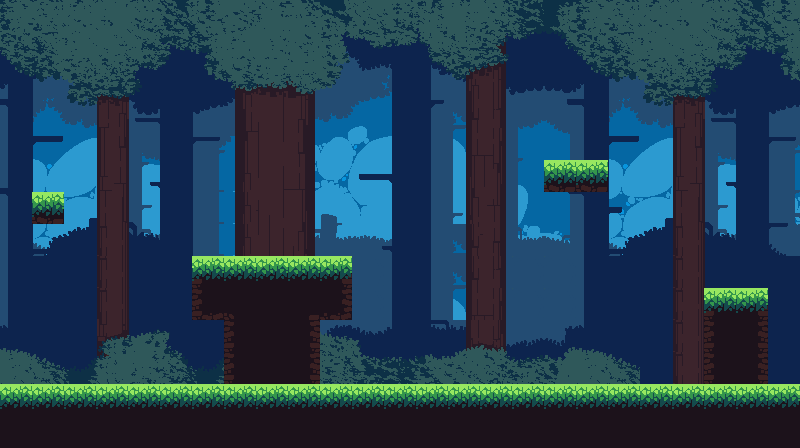

This game map was drawn from its Tiled (.tmx) file and the tilesets committed beside it. A one-line description and the full map source follow:
An orthogonal 25x14 tile map with 32x32 px tiles, 2 tile layers (BackgroundTiles, Collisions), 4 tilesets.

<map version="1.9" tiledversion="1.9.2" orientation="orthogonal" renderorder="right-down" width="25" height="14" tilewidth="32" tileheight="32" infinite="0" nextlayerid="4" nextobjectid="1">
 <tileset firstgid="1" source="../tiles/ForestTileset.tsx" />
 <tileset firstgid="64" source="../tiles/ForestBackground.tsx" />
 <tileset firstgid="244" source="../tiles/grey-tile.tsx" />
 <tileset firstgid="245" source="../tiles/blue-wood-tile.tsx" />
 <layer id="3" name="BackgroundTiles" width="25" height="14">
  <data encoding="csv">
65,66,67,68,69,70,71,72,73,74,75,76,77,78,79,80,81,64,65,66,67,68,69,70,71,
83,84,85,86,87,88,89,90,91,92,93,94,95,96,97,98,99,82,83,84,85,86,87,88,89,
101,102,103,104,105,106,107,108,109,110,111,112,113,114,115,116,117,100,101,102,103,104,105,106,107,
119,120,121,122,123,124,125,126,127,128,129,130,131,132,133,134,135,118,119,120,121,122,123,124,125,
137,138,139,140,141,142,143,144,145,146,147,148,149,150,151,152,153,136,137,138,139,140,141,142,143,
155,156,157,158,159,160,161,162,163,164,165,166,167,168,169,170,171,154,155,156,157,158,159,160,161,
173,174,175,176,177,178,161,162,181,182,183,184,185,186,187,188,189,172,173,174,175,176,177,178,179,
191,192,193,194,195,196,161,162,199,200,201,202,203,168,133,206,207,190,191,192,193,194,195,196,197,
191,211,211,194,245,196,197,162,127,128,0,244,191,186,133,134,244,244,191,211,211,194,245,196,196,
191,211,211,194,245,160,215,216,145,128,0,244,191,186,151,152,244,244,191,211,211,194,245,196,196,
209,211,211,212,213,214,160,216,163,218,219,220,221,222,223,224,225,208,209,142,211,194,245,196,196,
227,228,229,230,231,232,229,162,181,206,237,238,239,240,241,242,243,226,227,228,211,194,245,196,196,
0,0,0,0,0,0,0,198,199,200,0,0,0,0,205,206,207,0,0,0,0,0,0,0,0,
0,0,0,0,0,0,0,0,0,0,0,0,0,0,0,0,0,0,0,0,0,0,0,0,0
</data>
 </layer>
 <layer id="1" name="Collisions" width="25" height="14">
  <data encoding="csv">
0,0,0,0,0,0,0,0,0,0,0,0,0,0,0,0,0,0,0,0,0,0,0,0,0,
0,0,0,0,0,0,0,0,0,0,0,0,0,0,0,0,0,0,0,0,0,0,0,0,0,
0,0,0,0,0,0,0,0,0,0,0,0,0,0,0,0,0,0,0,0,0,0,0,0,0,
0,0,0,0,0,0,0,0,0,0,0,0,0,0,0,0,0,0,0,0,0,0,0,0,0,
0,0,0,0,0,0,0,0,0,0,0,0,0,0,0,0,0,0,0,0,0,0,0,0,0,
0,0,0,0,0,0,0,0,0,0,0,0,0,0,0,0,0,29,29,0,0,0,0,0,0,
0,29,0,0,0,0,0,0,0,0,0,0,0,0,0,0,0,0,0,0,0,0,0,0,0,
0,0,0,0,0,0,0,0,0,0,0,0,0,0,0,0,0,0,0,0,0,0,0,0,0,
0,0,0,0,0,0,1,2,2,2,3,0,0,0,0,0,0,0,0,0,0,0,0,0,0,
0,0,0,0,0,0,19,6,11,5,21,0,0,0,0,0,0,0,0,0,0,0,1,3,0,
0,0,0,0,0,0,0,10,11,12,0,0,0,0,0,0,0,0,0,0,0,0,10,12,0,
0,0,0,0,0,0,0,10,11,12,0,0,0,0,0,0,0,0,0,0,0,0,10,12,0,
2,2,2,2,2,2,2,2,2,2,2,2,2,2,2,2,2,2,2,2,2,2,2,2,2,
11,11,11,11,11,11,11,11,11,11,11,11,11,11,11,11,11,11,11,11,11,11,11,11,11
</data>
 </layer>
 <imagelayer id="2" name="Background" />
</map>
